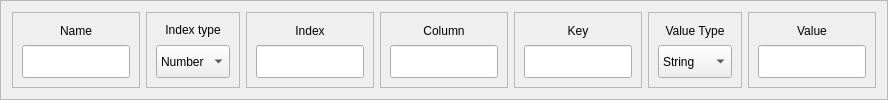
             <widget class="QFrame" name="frame_121">
              <property name="sizePolicy">
               <sizepolicy hsizetype="Preferred" vsizetype="Preferred">
                <horstretch>0</horstretch>
                <verstretch>2</verstretch>
               </sizepolicy>
              </property>
              <property name="frameShape">
               <enum>QFrame::StyledPanel</enum>
              </property>
              <property name="frameShadow">
               <enum>QFrame::Raised</enum>
              </property>
              <layout class="QHBoxLayout" name="horizontalLayout_29">
               <item>
                <widget class="QFrame" name="frame_122">
                 <property name="sizePolicy">
                  <sizepolicy hsizetype="Preferred" vsizetype="Preferred">
                   <horstretch>2</horstretch>
                   <verstretch>0</verstretch>
                  </sizepolicy>
                 </property>
                 <property name="frameShape">
                  <enum>QFrame::StyledPanel</enum>
                 </property>
                 <property name="frameShadow">
                  <enum>QFrame::Raised</enum>
                 </property>
                 <layout class="QVBoxLayout" name="verticalLayout_119">
                  <item>
                   <widget class="QLabel" name="label_114">
                    <property name="sizePolicy">
                     <sizepolicy hsizetype="Preferred" vsizetype="Preferred">
                      <horstretch>0</horstretch>
                      <verstretch>1</verstretch>
                     </sizepolicy>
                    </property>
                    <property name="text">
                     <string>Name</string>
                    </property>
                    <property name="textFormat">
                     <enum>Qt::AutoText</enum>
                    </property>
                    <property name="alignment">
                     <set>Qt::AlignCenter</set>
                    </property>
                   </widget>
                  </item>
                  <item>
                   <widget class="QLineEdit" name="lineEdit_81">
                    <property name="sizePolicy">
                     <sizepolicy hsizetype="Preferred" vsizetype="Preferred">
                      <horstretch>1</horstretch>
                      <verstretch>2</verstretch>
                     </sizepolicy>
                    </property>
                   </widget>
                  </item>
                 </layout>
                </widget>
               </item>
               <item>
                <widget class="QFrame" name="frame_123">
                 <property name="sizePolicy">
                  <sizepolicy hsizetype="Preferred" vsizetype="Preferred">
                   <horstretch>1</horstretch>
                   <verstretch>0</verstretch>
                  </sizepolicy>
                 </property>
                 <property name="frameShape">
                  <enum>QFrame::StyledPanel</enum>
                 </property>
                 <property name="frameShadow">
                  <enum>QFrame::Raised</enum>
                 </property>
                 <layout class="QVBoxLayout" name="verticalLayout_120">
                  <item>
                   <widget class="QLabel" name="label_115">
                    <property name="sizePolicy">
                     <sizepolicy hsizetype="Preferred" vsizetype="Preferred">
                      <horstretch>0</horstretch>
                      <verstretch>1</verstretch>
                     </sizepolicy>
                    </property>
                    <property name="text">
                     <string>&lt;html&gt;&lt;head/&gt;&lt;body&gt;&lt;p&gt;&lt;span style=&quot; font-size:9pt;&quot;&gt;Index type&lt;/span&gt;&lt;/p&gt;&lt;/body&gt;&lt;/html&gt;</string>
                    </property>
                    <property name="textFormat">
                     <enum>Qt::AutoText</enum>
                    </property>
                    <property name="alignment">
                     <set>Qt::AlignCenter</set>
                    </property>
                   </widget>
                  </item>
                  <item>
                   <widget class="QComboBox" name="comboBox_34">
                    <property name="sizePolicy">
                     <sizepolicy hsizetype="Preferred" vsizetype="Preferred">
                      <horstretch>1</horstretch>
                      <verstretch>2</verstretch>
                     </sizepolicy>
                    </property>
                    <item>
                     <property name="text">
                      <string>Number</string>
                     </property>
                    </item>
                    <item>
                     <property name="text">
                      <string>Array</string>
                     </property>
                    </item>
                   </widget>
                  </item>
                 </layout>
                </widget>
               </item>
               <item>
                <widget class="QFrame" name="frame_124">
                 <property name="sizePolicy">
                  <sizepolicy hsizetype="Preferred" vsizetype="Preferred">
                   <horstretch>2</horstretch>
                   <verstretch>0</verstretch>
                  </sizepolicy>
                 </property>
                 <property name="frameShape">
                  <enum>QFrame::StyledPanel</enum>
                 </property>
                 <property name="frameShadow">
                  <enum>QFrame::Raised</enum>
                 </property>
                 <layout class="QVBoxLayout" name="verticalLayout_121">
                  <item>
                   <widget class="QLabel" name="label_116">
                    <property name="sizePolicy">
                     <sizepolicy hsizetype="Preferred" vsizetype="Preferred">
                      <horstretch>0</horstretch>
                      <verstretch>1</verstretch>
                     </sizepolicy>
                    </property>
                    <property name="text">
                     <string>Index</string>
                    </property>
                    <property name="textFormat">
                     <enum>Qt::AutoText</enum>
                    </property>
                    <property name="alignment">
                     <set>Qt::AlignCenter</set>
                    </property>
                   </widget>
                  </item>
                  <item>
                   <widget class="QLineEdit" name="lineEdit_82">
                    <property name="sizePolicy">
                     <sizepolicy hsizetype="Expanding" vsizetype="Preferred">
                      <horstretch>1</horstretch>
                      <verstretch>2</verstretch>
                     </sizepolicy>
                    </property>
                   </widget>
                  </item>
                 </layout>
                </widget>
               </item>
               <item>
                <widget class="QFrame" name="frame_125">
                 <property name="sizePolicy">
                  <sizepolicy hsizetype="Preferred" vsizetype="Preferred">
                   <horstretch>2</horstretch>
                   <verstretch>0</verstretch>
                  </sizepolicy>
                 </property>
                 <property name="frameShape">
                  <enum>QFrame::StyledPanel</enum>
                 </property>
                 <property name="frameShadow">
                  <enum>QFrame::Raised</enum>
                 </property>
                 <layout class="QVBoxLayout" name="verticalLayout_122">
                  <item>
                   <widget class="QLabel" name="label_117">
                    <property name="sizePolicy">
                     <sizepolicy hsizetype="Preferred" vsizetype="Preferred">
                      <horstretch>0</horstretch>
                      <verstretch>1</verstretch>
                     </sizepolicy>
                    </property>
                    <property name="text">
                     <string>Column</string>
                    </property>
                    <property name="textFormat">
                     <enum>Qt::AutoText</enum>
                    </property>
                    <property name="alignment">
                     <set>Qt::AlignCenter</set>
                    </property>
                   </widget>
                  </item>
                  <item>
                   <widget class="QLineEdit" name="lineEdit_83">
                    <property name="sizePolicy">
                     <sizepolicy hsizetype="Expanding" vsizetype="Preferred">
                      <horstretch>1</horstretch>
                      <verstretch>2</verstretch>
                     </sizepolicy>
                    </property>
                   </widget>
                  </item>
                 </layout>
                </widget>
               </item>
               <item>
                <widget class="QFrame" name="frame_126">
                 <property name="sizePolicy">
                  <sizepolicy hsizetype="Preferred" vsizetype="Preferred">
                   <horstretch>2</horstretch>
                   <verstretch>0</verstretch>
                  </sizepolicy>
                 </property>
                 <property name="frameShape">
                  <enum>QFrame::StyledPanel</enum>
                 </property>
                 <property name="frameShadow">
                  <enum>QFrame::Raised</enum>
                 </property>
                 <layout class="QVBoxLayout" name="verticalLayout_123">
                  <item>
                   <widget class="QLabel" name="label_118">
                    <property name="sizePolicy">
                     <sizepolicy hsizetype="Preferred" vsizetype="Preferred">
                      <horstretch>0</horstretch>
                      <verstretch>1</verstretch>
                     </sizepolicy>
                    </property>
                    <property name="text">
                     <string>Key</string>
                    </property>
                    <property name="textFormat">
                     <enum>Qt::AutoText</enum>
                    </property>
                    <property name="alignment">
                     <set>Qt::AlignCenter</set>
                    </property>
                   </widget>
                  </item>
                  <item>
                   <widget class="QLineEdit" name="lineEdit_84">
                    <property name="sizePolicy">
                     <sizepolicy hsizetype="Preferred" vsizetype="Preferred">
                      <horstretch>1</horstretch>
                      <verstretch>2</verstretch>
                     </sizepolicy>
                    </property>
                   </widget>
                  </item>
                 </layout>
                </widget>
               </item>
               <item>
                <widget class="QFrame" name="frame_127">
                 <property name="sizePolicy">
                  <sizepolicy hsizetype="Preferred" vsizetype="Preferred">
                   <horstretch>1</horstretch>
                   <verstretch>0</verstretch>
                  </sizepolicy>
                 </property>
                 <property name="frameShape">
                  <enum>QFrame::StyledPanel</enum>
                 </property>
                 <property name="frameShadow">
                  <enum>QFrame::Raised</enum>
                 </property>
                 <layout class="QVBoxLayout" name="verticalLayout_124">
                  <item>
                   <widget class="QLabel" name="label_119">
                    <property name="sizePolicy">
                     <sizepolicy hsizetype="Preferred" vsizetype="Preferred">
                      <horstretch>0</horstretch>
                      <verstretch>1</verstretch>
                     </sizepolicy>
                    </property>
                    <property name="text">
                     <string>Value Type</string>
                    </property>
                    <property name="textFormat">
                     <enum>Qt::AutoText</enum>
                    </property>
                    <property name="alignment">
                     <set>Qt::AlignCenter</set>
                    </property>
                   </widget>
                  </item>
                  <item>
                   <widget class="QComboBox" name="comboBox_35">
                    <property name="sizePolicy">
                     <sizepolicy hsizetype="Preferred" vsizetype="Preferred">
                      <horstretch>1</horstretch>
                      <verstretch>2</verstretch>
                     </sizepolicy>
                    </property>
                    <item>
                     <property name="text">
                      <string>String</string>
                     </property>
                    </item>
                    <item>
                     <property name="text">
                      <string>Number</string>
                     </property>
                    </item>
                   </widget>
                  </item>
                 </layout>
                </widget>
               </item>
               <item>
                <widget class="QFrame" name="frame_128">
                 <property name="sizePolicy">
                  <sizepolicy hsizetype="Preferred" vsizetype="Preferred">
                   <horstretch>2</horstretch>
                   <verstretch>0</verstretch>
                  </sizepolicy>
                 </property>
                 <property name="frameShape">
                  <enum>QFrame::StyledPanel</enum>
                 </property>
                 <property name="frameShadow">
                  <enum>QFrame::Raised</enum>
                 </property>
                 <layout class="QVBoxLayout" name="verticalLayout_125">
                  <item>
                   <widget class="QLabel" name="label_120">
                    <property name="sizePolicy">
                     <sizepolicy hsizetype="Preferred" vsizetype="Preferred">
                      <horstretch>0</horstretch>
                      <verstretch>1</verstretch>
                     </sizepolicy>
                    </property>
                    <property name="text">
                     <string>Value</string>
                    </property>
                    <property name="textFormat">
                     <enum>Qt::AutoText</enum>
                    </property>
                    <property name="alignment">
                     <set>Qt::AlignCenter</set>
                    </property>
                   </widget>
                  </item>
                  <item>
                   <widget class="QLineEdit" name="lineEdit_85">
                    <property name="sizePolicy">
                     <sizepolicy hsizetype="Preferred" vsizetype="Preferred">
                      <horstretch>1</horstretch>
                      <verstretch>2</verstretch>
                     </sizepolicy>
                    </property>
                   </widget>
                  </item>
                 </layout>
                </widget>
               </item>
              </layout>
             </widget>
